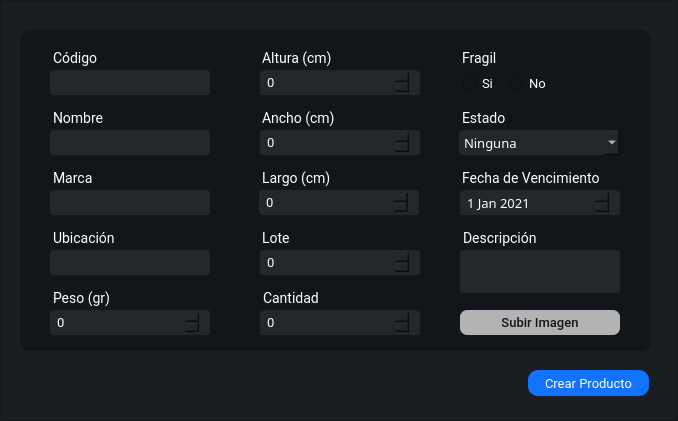
<?xml version="1.0" encoding="UTF-8"?>
<ui version="4.0">
 <class>MainWindow</class>
 <widget class="QMainWindow" name="MainWindow">
  <property name="geometry">
   <rect>
    <x>0</x>
    <y>0</y>
    <width>678</width>
    <height>421</height>
   </rect>
  </property>
  <property name="windowTitle">
   <string>MainWindow</string>
  </property>
  <widget class="QWidget" name="centralwidget">
   <layout class="QVBoxLayout" name="verticalLayout">
    <property name="spacing">
     <number>0</number>
    </property>
    <property name="leftMargin">
     <number>0</number>
    </property>
    <property name="topMargin">
     <number>0</number>
    </property>
    <property name="rightMargin">
     <number>0</number>
    </property>
    <property name="bottomMargin">
     <number>0</number>
    </property>
    <item>
     <widget class="QFrame" name="frame_2">
      <property name="minimumSize">
       <size>
        <width>0</width>
        <height>300</height>
       </size>
      </property>
      <property name="maximumSize">
       <size>
        <width>16777215</width>
        <height>16777215</height>
       </size>
      </property>
      <property name="styleSheet">
       <string notr="true">background: #1a1e23;
</string>
      </property>
      <property name="frameShape">
       <enum>QFrame::StyledPanel</enum>
      </property>
      <property name="frameShadow">
       <enum>QFrame::Raised</enum>
      </property>
      <widget class="QFrame" name="frame_3">
       <property name="geometry">
        <rect>
         <x>20</x>
         <y>30</y>
         <width>631</width>
         <height>321</height>
        </rect>
       </property>
       <property name="maximumSize">
        <size>
         <width>16777215</width>
         <height>400</height>
        </size>
       </property>
       <property name="styleSheet">
        <string notr="true">background: #12151a;border-radius: 10px;
</string>
       </property>
       <property name="frameShape">
        <enum>QFrame::StyledPanel</enum>
       </property>
       <property name="frameShadow">
        <enum>QFrame::Raised</enum>
       </property>
       <widget class="QLabel" name="label_19">
        <property name="geometry">
         <rect>
          <x>429</x>
          <y>70</y>
          <width>57</width>
          <height>27</height>
         </rect>
        </property>
        <property name="maximumSize">
         <size>
          <width>75</width>
          <height>16777215</height>
         </size>
        </property>
        <property name="font">
         <font>
          <family>Roboto</family>
          <pointsize>-1</pointsize>
         </font>
        </property>
        <property name="styleSheet">
         <string notr="true">font-family: Roboto;
font-size: 14px;
color: #fff;
margin-top:10px;
margin-left:10px

</string>
        </property>
        <property name="text">
         <string>Estado</string>
        </property>
       </widget>
       <widget class="QLabel" name="label_20">
        <property name="geometry">
         <rect>
          <x>429</x>
          <y>10</y>
          <width>56</width>
          <height>27</height>
         </rect>
        </property>
        <property name="maximumSize">
         <size>
          <width>75</width>
          <height>16777215</height>
         </size>
        </property>
        <property name="font">
         <font>
          <family>Roboto</family>
          <pointsize>-1</pointsize>
         </font>
        </property>
        <property name="styleSheet">
         <string notr="true">font-family: Roboto;
font-size: 14px;
color: #fff;
margin-top:10px;
margin-left:10px

</string>
        </property>
        <property name="text">
         <string>Fragil</string>
        </property>
       </widget>
       <widget class="QLabel" name="label_22">
        <property name="geometry">
         <rect>
          <x>429</x>
          <y>130</y>
          <width>158</width>
          <height>27</height>
         </rect>
        </property>
        <property name="maximumSize">
         <size>
          <width>500</width>
          <height>16777215</height>
         </size>
        </property>
        <property name="font">
         <font>
          <family>Roboto</family>
          <pointsize>-1</pointsize>
         </font>
        </property>
        <property name="styleSheet">
         <string notr="true">font-family: Roboto;
font-size: 14px;
color: #fff;
margin-top:10px;
margin-left:10px

</string>
        </property>
        <property name="text">
         <string>Fecha de Vencimiento</string>
        </property>
       </widget>
       <widget class="QRadioButton" name="fragil_si">
        <property name="geometry">
         <rect>
          <x>442</x>
          <y>30</y>
          <width>41</width>
          <height>31</height>
         </rect>
        </property>
        <property name="styleSheet">
         <string notr="true">QRadioButton{
border-radius: 3px;
color: #fff;
font-family:Roboto;
border: none;
font-size:13px;
font-weight: 400;
margin-top:15px
}
</string>
        </property>
        <property name="text">
         <string>Si</string>
        </property>
       </widget>
       <widget class="QRadioButton" name="fragil_no">
        <property name="geometry">
         <rect>
          <x>489</x>
          <y>30</y>
          <width>41</width>
          <height>31</height>
         </rect>
        </property>
        <property name="styleSheet">
         <string notr="true">QRadioButton{
border-radius: 3px;
color: #fff;
font-family:Roboto;
border: none;
font-size:13px;
font-weight: 400;
margin-top:15px
}
</string>
        </property>
        <property name="text">
         <string>No</string>
        </property>
       </widget>
       <widget class="QComboBox" name="condicion_cbox">
        <property name="geometry">
         <rect>
          <x>439</x>
          <y>100</y>
          <width>161</width>
          <height>25</height>
         </rect>
        </property>
        <property name="styleSheet">
         <string notr="true">padding:0 5px;
background-color: #23262b;
border-radius: 3px;
color: #fff;
font-family:Roboto Lt;
border: none;
font-size:13px;
font-weight: 400;
</string>
        </property>
        <property name="currentText">
         <string>Ninguna</string>
        </property>
        <property name="currentIndex">
         <number>0</number>
        </property>
        <property name="maxVisibleItems">
         <number>3</number>
        </property>
        <property name="maxCount">
         <number>3</number>
        </property>
        <property name="insertPolicy">
         <enum>QComboBox::InsertAfterCurrent</enum>
        </property>
        <property name="iconSize">
         <size>
          <width>16</width>
          <height>0</height>
         </size>
        </property>
        <property name="duplicatesEnabled">
         <bool>false</bool>
        </property>
        <property name="frame">
         <bool>false</bool>
        </property>
        <item>
         <property name="text">
          <string>Ninguna</string>
         </property>
        </item>
        <item>
         <property name="text">
          <string>Refrigerado</string>
         </property>
        </item>
        <item>
         <property name="text">
          <string>Inflamable</string>
         </property>
        </item>
       </widget>
       <widget class="QPushButton" name="subirFoto_btn">
        <property name="geometry">
         <rect>
          <x>440</x>
          <y>280</y>
          <width>160</width>
          <height>25</height>
         </rect>
        </property>
        <property name="maximumSize">
         <size>
          <width>16777215</width>
          <height>16777215</height>
         </size>
        </property>
        <property name="cursor">
         <cursorShape>PointingHandCursor</cursorShape>
        </property>
        <property name="styleSheet">
         <string notr="true">QPushButton{
background-color: #b3b3b3;
border-radius: 7px;
padding: 4 10px;
color: #12151a;
font-family:Roboto;
border: none;
font-size:13px;
font-weight: 500;
}
QPushButton:hover{
background-color: rgba(255,255,255,50);
color: #fff;

}</string>
        </property>
        <property name="text">
         <string>Subir Imagen</string>
        </property>
       </widget>
       <widget class="QDateEdit" name="venc_date">
        <property name="geometry">
         <rect>
          <x>430</x>
          <y>160</y>
          <width>170</width>
          <height>25</height>
         </rect>
        </property>
        <property name="styleSheet">
         <string notr="true">
background-color: #23262b;
border-radius: 3px;
padding: 4 5px;
color: #fff;
font-family:Roboto lt;
border: none;
font-size:13px;
margin-left: 10px;</string>
        </property>
        <property name="dateTime">
         <datetime>
          <hour>0</hour>
          <minute>0</minute>
          <second>0</second>
          <year>2021</year>
          <month>1</month>
          <day>1</day>
         </datetime>
        </property>
       </widget>
       <widget class="QSpinBox" name="peso_num">
        <property name="geometry">
         <rect>
          <x>20</x>
          <y>280</y>
          <width>170</width>
          <height>25</height>
         </rect>
        </property>
        <property name="styleSheet">
         <string notr="true">background-color: #23262b;
border-radius: 3px;
padding: 4 5px;
color: #fff;
font-family:Roboto;
border: none;
font-size:13px;
font-weight: 400;
margin-left: 10px;
</string>
        </property>
       </widget>
       <widget class="QSpinBox" name="largo_num">
        <property name="geometry">
         <rect>
          <x>229</x>
          <y>160</y>
          <width>170</width>
          <height>25</height>
         </rect>
        </property>
        <property name="styleSheet">
         <string notr="true">background-color: #23262b;
border-radius: 3px;
padding: 4 5px;
color: #fff;
font-family:Roboto;
border: none;
font-size:13px;
font-weight: 400;
margin-left: 10px;
</string>
        </property>
       </widget>
       <widget class="QSpinBox" name="ancho_num">
        <property name="geometry">
         <rect>
          <x>230</x>
          <y>100</y>
          <width>170</width>
          <height>25</height>
         </rect>
        </property>
        <property name="styleSheet">
         <string notr="true">background-color: #23262b;
border-radius: 3px;
padding: 4 5px;
color: #fff;
font-family:Roboto;
border: none;
font-size:13px;
font-weight: 400;
margin-left: 10px;
</string>
        </property>
       </widget>
       <widget class="QSpinBox" name="altura_num">
        <property name="geometry">
         <rect>
          <x>230</x>
          <y>40</y>
          <width>170</width>
          <height>25</height>
         </rect>
        </property>
        <property name="styleSheet">
         <string notr="true">background-color: #23262b;
border-radius: 3px;
padding: 4 5px;
color: #fff;
font-family:Roboto;
border: none;
font-size:13px;
font-weight: 400;
margin-left: 10px;
</string>
        </property>
       </widget>
       <widget class="QLabel" name="label_8">
        <property name="geometry">
         <rect>
          <x>229</x>
          <y>70</y>
          <width>90</width>
          <height>27</height>
         </rect>
        </property>
        <property name="maximumSize">
         <size>
          <width>90</width>
          <height>16777215</height>
         </size>
        </property>
        <property name="font">
         <font>
          <family>Roboto</family>
          <pointsize>-1</pointsize>
         </font>
        </property>
        <property name="styleSheet">
         <string notr="true">font-family: Roboto;
font-size: 14px;
color: #fff;
margin-top:10px;
margin-left:10px

</string>
        </property>
        <property name="text">
         <string>Ancho (cm)</string>
        </property>
       </widget>
       <widget class="QLineEdit" name="nombre_input">
        <property name="geometry">
         <rect>
          <x>20</x>
          <y>100</y>
          <width>170</width>
          <height>25</height>
         </rect>
        </property>
        <property name="minimumSize">
         <size>
          <width>0</width>
          <height>0</height>
         </size>
        </property>
        <property name="maximumSize">
         <size>
          <width>16777215</width>
          <height>25</height>
         </size>
        </property>
        <property name="styleSheet">
         <string notr="true">QLineEdit{
background-color: #23262b;
border-radius: 3px;
padding: 4 5px;
color: #fff;
font-family:Roboto;
border: none;
font-size:13px;
font-weight: 400;
margin-left: 10px;

}</string>
        </property>
        <property name="placeholderText">
         <string/>
        </property>
       </widget>
       <widget class="QLabel" name="label_4">
        <property name="geometry">
         <rect>
          <x>20</x>
          <y>70</y>
          <width>67</width>
          <height>27</height>
         </rect>
        </property>
        <property name="font">
         <font>
          <family>Roboto</family>
          <pointsize>-1</pointsize>
         </font>
        </property>
        <property name="styleSheet">
         <string notr="true">font-family: Roboto;
font-size: 14px;
color: #fff;
margin-top:10px;
margin-left:10px

</string>
        </property>
        <property name="text">
         <string>Nombre</string>
        </property>
       </widget>
       <widget class="QLabel" name="label_7">
        <property name="geometry">
         <rect>
          <x>229</x>
          <y>10</y>
          <width>90</width>
          <height>27</height>
         </rect>
        </property>
        <property name="maximumSize">
         <size>
          <width>90</width>
          <height>16777215</height>
         </size>
        </property>
        <property name="font">
         <font>
          <family>Roboto</family>
          <pointsize>-1</pointsize>
         </font>
        </property>
        <property name="styleSheet">
         <string notr="true">font-family: Roboto;
font-size: 14px;
color: #fff;
margin-top:10px;
margin-left:10px

</string>
        </property>
        <property name="text">
         <string>Altura (cm)</string>
        </property>
       </widget>
       <widget class="QLabel" name="label_3">
        <property name="geometry">
         <rect>
          <x>20</x>
          <y>10</y>
          <width>62</width>
          <height>27</height>
         </rect>
        </property>
        <property name="font">
         <font>
          <family>Roboto</family>
          <pointsize>-1</pointsize>
         </font>
        </property>
        <property name="styleSheet">
         <string notr="true">font-family: Roboto;
font-size: 14px;
color: #fff;
margin-top:10px;
margin-left:10px

</string>
        </property>
        <property name="text">
         <string>Código</string>
        </property>
       </widget>
       <widget class="QLineEdit" name="codigo_input">
        <property name="geometry">
         <rect>
          <x>20</x>
          <y>40</y>
          <width>170</width>
          <height>25</height>
         </rect>
        </property>
        <property name="minimumSize">
         <size>
          <width>0</width>
          <height>0</height>
         </size>
        </property>
        <property name="maximumSize">
         <size>
          <width>16777215</width>
          <height>25</height>
         </size>
        </property>
        <property name="styleSheet">
         <string notr="true">QLineEdit{
background-color: #23262b;
border-radius: 3px;
padding: 4 5px;
color: #fff;
font-family:Roboto;
border: none;
font-size:13px;
font-weight: 400;
margin-left: 10px;

}
</string>
        </property>
        <property name="text">
         <string/>
        </property>
        <property name="placeholderText">
         <string/>
        </property>
       </widget>
       <widget class="QLabel" name="label_10">
        <property name="geometry">
         <rect>
          <x>229</x>
          <y>190</y>
          <width>154</width>
          <height>27</height>
         </rect>
        </property>
        <property name="maximumSize">
         <size>
          <width>154</width>
          <height>16777215</height>
         </size>
        </property>
        <property name="font">
         <font>
          <family>Roboto</family>
          <pointsize>-1</pointsize>
         </font>
        </property>
        <property name="styleSheet">
         <string notr="true">font-family: Roboto;
font-size: 14px;
color: #fff;
margin-top:10px;
margin-left:10px

</string>
        </property>
        <property name="text">
         <string>Lote</string>
        </property>
       </widget>
       <widget class="QLabel" name="label_6">
        <property name="geometry">
         <rect>
          <x>20</x>
          <y>250</y>
          <width>71</width>
          <height>27</height>
         </rect>
        </property>
        <property name="font">
         <font>
          <family>Roboto</family>
          <pointsize>-1</pointsize>
         </font>
        </property>
        <property name="styleSheet">
         <string notr="true">font-family: Roboto;
font-size: 14px;
color: #fff;
margin-top:10px;
margin-left:10px

</string>
        </property>
        <property name="text">
         <string>Peso (gr)</string>
        </property>
       </widget>
       <widget class="QLineEdit" name="marca_input">
        <property name="geometry">
         <rect>
          <x>20</x>
          <y>160</y>
          <width>170</width>
          <height>25</height>
         </rect>
        </property>
        <property name="minimumSize">
         <size>
          <width>0</width>
          <height>0</height>
         </size>
        </property>
        <property name="maximumSize">
         <size>
          <width>16777215</width>
          <height>25</height>
         </size>
        </property>
        <property name="styleSheet">
         <string notr="true">QLineEdit{
background-color: #23262b;
border-radius: 3px;
padding: 4 5px;
color: #fff;
font-family:Roboto;
border: none;
font-size:13px;
font-weight: 400;
margin-left: 10px;

}
</string>
        </property>
        <property name="placeholderText">
         <string/>
        </property>
       </widget>
       <widget class="QLabel" name="label_5">
        <property name="geometry">
         <rect>
          <x>20</x>
          <y>130</y>
          <width>57</width>
          <height>27</height>
         </rect>
        </property>
        <property name="font">
         <font>
          <family>Roboto</family>
          <pointsize>-1</pointsize>
         </font>
        </property>
        <property name="styleSheet">
         <string notr="true">font-family: Roboto;
font-size: 14px;
color: #fff;
margin-top:10px;
margin-left:10px

</string>
        </property>
        <property name="text">
         <string>Marca</string>
        </property>
       </widget>
       <widget class="QLabel" name="label_9">
        <property name="geometry">
         <rect>
          <x>229</x>
          <y>130</y>
          <width>90</width>
          <height>27</height>
         </rect>
        </property>
        <property name="maximumSize">
         <size>
          <width>90</width>
          <height>16777215</height>
         </size>
        </property>
        <property name="font">
         <font>
          <family>Roboto</family>
          <pointsize>-1</pointsize>
         </font>
        </property>
        <property name="styleSheet">
         <string notr="true">font-family: Roboto;
font-size: 14px;
color: #fff;
margin-top:10px;
margin-left:10px

</string>
        </property>
        <property name="text">
         <string>Largo (cm)</string>
        </property>
       </widget>
       <widget class="QSpinBox" name="lote_num">
        <property name="geometry">
         <rect>
          <x>230</x>
          <y>220</y>
          <width>170</width>
          <height>25</height>
         </rect>
        </property>
        <property name="styleSheet">
         <string notr="true">background-color: #23262b;
border-radius: 3px;
padding: 4 5px;
color: #fff;
font-family:Roboto;
border: none;
font-size:13px;
font-weight: 400;
margin-left: 10px;
</string>
        </property>
       </widget>
       <widget class="QLabel" name="label_11">
        <property name="geometry">
         <rect>
          <x>230</x>
          <y>250</y>
          <width>75</width>
          <height>27</height>
         </rect>
        </property>
        <property name="maximumSize">
         <size>
          <width>75</width>
          <height>16777215</height>
         </size>
        </property>
        <property name="font">
         <font>
          <family>Roboto</family>
          <pointsize>-1</pointsize>
         </font>
        </property>
        <property name="styleSheet">
         <string notr="true">font-family: Roboto;
font-size: 14px;
color: #fff;
margin-top:10px;
margin-left:10px

</string>
        </property>
        <property name="text">
         <string>Cantidad</string>
        </property>
       </widget>
       <widget class="QSpinBox" name="cantidad_num_2">
        <property name="geometry">
         <rect>
          <x>230</x>
          <y>280</y>
          <width>170</width>
          <height>25</height>
         </rect>
        </property>
        <property name="styleSheet">
         <string notr="true">background-color: #23262b;
border-radius: 3px;
padding: 4 5px;
color: #fff;
font-family:Roboto;
border: none;
font-size:13px;
font-weight: 400;
margin-left: 10px;
</string>
        </property>
       </widget>
       <widget class="QTextEdit" name="descripcion_input">
        <property name="geometry">
         <rect>
          <x>430</x>
          <y>220</y>
          <width>170</width>
          <height>43</height>
         </rect>
        </property>
        <property name="styleSheet">
         <string notr="true">
background-color: #23262b;
border-radius: 3px;
padding: 4 5px;
color: #fff;
font-family:Roboto;
border: none;
font-size:13px;
font-weight: 400;
margin-left: 10px</string>
        </property>
       </widget>
       <widget class="QLabel" name="label_12">
        <property name="geometry">
         <rect>
          <x>430</x>
          <y>190</y>
          <width>99</width>
          <height>27</height>
         </rect>
        </property>
        <property name="font">
         <font>
          <family>Roboto</family>
          <pointsize>-1</pointsize>
         </font>
        </property>
        <property name="styleSheet">
         <string notr="true">font-family: Roboto;
font-size: 14px;
color: #fff;
margin-top:10px;
margin-left:10px

</string>
        </property>
        <property name="text">
         <string>Descripción</string>
        </property>
       </widget>
       <widget class="QLineEdit" name="ubicacion_input">
        <property name="geometry">
         <rect>
          <x>20</x>
          <y>220</y>
          <width>170</width>
          <height>25</height>
         </rect>
        </property>
        <property name="minimumSize">
         <size>
          <width>0</width>
          <height>0</height>
         </size>
        </property>
        <property name="maximumSize">
         <size>
          <width>16777215</width>
          <height>25</height>
         </size>
        </property>
        <property name="styleSheet">
         <string notr="true">QLineEdit{
background-color: #23262b;
border-radius: 3px;
padding: 4 5px;
color: #fff;
font-family:Roboto;
border: none;
font-size:13px;
font-weight: 400;
margin-left: 10px;

}
</string>
        </property>
        <property name="placeholderText">
         <string/>
        </property>
       </widget>
       <widget class="QLabel" name="label_13">
        <property name="geometry">
         <rect>
          <x>20</x>
          <y>190</y>
          <width>84</width>
          <height>27</height>
         </rect>
        </property>
        <property name="font">
         <font>
          <family>Roboto</family>
          <pointsize>-1</pointsize>
         </font>
        </property>
        <property name="styleSheet">
         <string notr="true">font-family: Roboto;
font-size: 14px;
color: #fff;
margin-top:10px;
margin-left:10px

</string>
        </property>
        <property name="text">
         <string>Ubicación</string>
        </property>
       </widget>
      </widget>
      <widget class="QPushButton" name="crearprod_btn">
       <property name="geometry">
        <rect>
         <x>528</x>
         <y>370</y>
         <width>121</width>
         <height>26</height>
        </rect>
       </property>
       <property name="font">
        <font>
         <family>Roboto</family>
         <pointsize>-1</pointsize>
        </font>
       </property>
       <property name="cursor">
        <cursorShape>PointingHandCursor</cursorShape>
       </property>
       <property name="styleSheet">
        <string notr="true">QPushButton{
background-color: #1173ff;
color: #fff;
border-radius:10px;
font-family:Roboto;
font-size: 13px

}
QPushButton:hover{
background-color: #45a9f0;
}</string>
       </property>
       <property name="text">
        <string>Crear Producto</string>
       </property>
      </widget>
     </widget>
    </item>
   </layout>
  </widget>
 </widget>
 <resources>
  <include location="img/img_oficiales.qrc"/>
 </resources>
 <connections/>
</ui>
